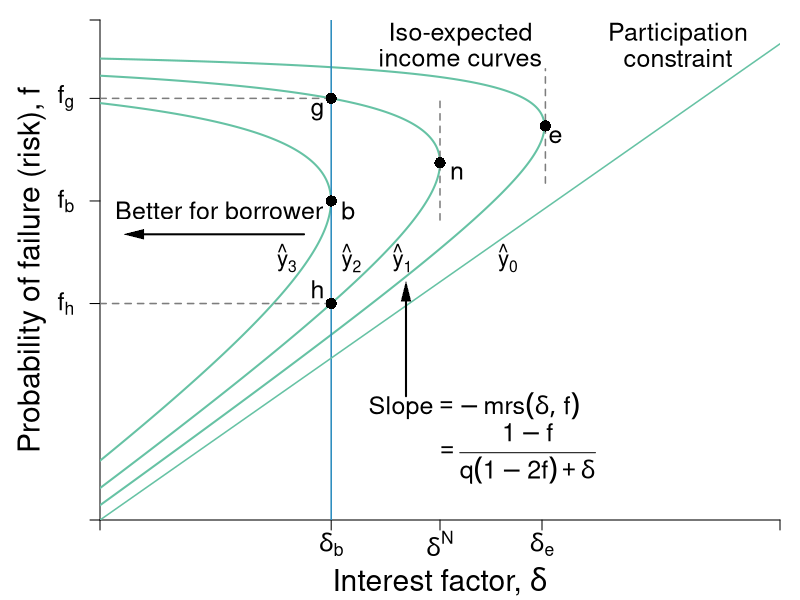

Here is the R script that generated this plot:
#Graph Designer: Simon Halliday
#Authors: Bowles, Foley and Halliday
#Title: Coordination, Conflict and Competition: A Text in Microeconomics

library(shape)
pdf(file = "credit/non_contractual_brf_part_a.pdf", width = 8, height = 6)

#Set parameters for graphics
axislabelsize <- 1.8
labelsize <- 1.5
namesize <- 1.8
annotatesize <- 1.5
graphlinewidth <- 2
segmentlinewidth <- 1.5

COL <- c("#7fc97f", "#beaed4", "#fdc086", "#ffff99", "#386cb0", "#f0027f", "#bf5b17", "#666666")
COLA <- c("#e0f3db", "#99d8c9","#66c2a4","#41ae76", "#238b45", "#005824")
COLB <- c("#c6dbef", "#4eb3d3", "#2b8cbe", "#0868ac","#084081")
grays <- gray.colors(25, start = 1, end = 0)

#Edited the margins to cater for the larger LHS labels
par(mar =  c(4, 5, 1, 1))

brfFn <- function(delta, mu = 1) {
  .5 + (delta / (2 * mu)) 
}

isoreturnFn <- function(delta, pi=0.125) {
  1 - (pi)/delta
}


yFn <- function(d1, f1, mu = 1){
  mu*f1*(1 - f1) - d1*(1 - f1)
}

ylow <- function(delta, mu = 1, ybar = 0.03){
  (-sqrt(delta^2 - 2*delta*mu + mu^2 - 4*mu*ybar) + delta + mu)/(2*mu)
}

yhigh <- function(delta, mu = 1, ybar = 0.03){
  (sqrt(delta^2 - 2*delta*mu + mu^2 - 4*mu*ybar) + delta + mu)/(2*mu)
}

xlims <- c(0, 1)
ylims <- c(0, 1.05)

npts <- 501 
d1 <- seq(xlims[1], xlims[2], length.out = npts)
f1 <- seq(ylims[1], ylims[2], length.out = npts) 
a <- c(0.03, 0.0625, 0.109)

plot(0, 0, xlim = xlims, ylim = ylims, type = "n",
     xlab = expression(paste("")),
     ylab = expression(paste("")), 
     xaxt = "n", 
     yaxt = "n", 
     cex.lab = axislabelsize, 
     bty = "n", 
     xaxs="i", 
     yaxs="i"
)


# ticksy <- seq(from = 0, to = ylims[2], by = 0.1)
# ylabels <- seq(from = 0, to = ylims[2], by = 0.1)
# ticksx <- seq(from = 0, to = xlims[2], by = 0.1)
# xlabels <- seq(from = 0, to = xlims[2], by = 0.1)
#ticksy <- c(ylims[1], 0.5, brfFn(delta = 0.34), brfFn(delta = 0.5), brfFn(delta = 0.65), yhigh(delta = 0.5), ylims[2])
#ticksy <- c(ylims[1], 0.5, brfFn(delta = 0.34), NA, brfFn(delta = 0.5), NA, NA, ylims[2])
ticksy <- c(ylims[1], NA, NA, ylow(delta = 0.34, ybar = 0.0625), brfFn(delta = 0.34), NA, yhigh(delta = 0.34, ybar = 0.0625), ylims[2])

ylabels <- c(NA, NA, NA, NA,NA,NA, NA, NA)
#ylabels <- c(NA, expression(paste(f == frac(1,2))), expression(paste(f^d)), expression(paste(f*(delta^L) )),  expression(paste(f*(delta^n) == frac(3,4))),expression(paste(f*(delta^H) )), expression(paste(f^e)), NA)
ticksx <- c(xlims[1], 0.34, 0.5, 0.65, xlims[2])
xlabels <- c(NA,  expression(paste(delta[b])), expression(paste(delta^N)), expression(paste(delta[e])), NA)

axis(1, at = ticksx, pos = 0, labels = xlabels, cex.axis = labelsize)
axis(2, at = ticksy, pos = 0, labels = ylabels, las = 1,cex.axis = labelsize)

#ylabels <- c(NA, expression(paste(f == frac(1,2))), expression(paste(f^d)), expression(paste(f*(delta^L) )),  expression(paste(f*(delta^n) == frac(3,4))),expression(paste(f*(delta^H) )), expression(paste(f^e)), NA)
#text(-0.08, 0.45, expression(paste(f == frac(1,2))), cex = labelsize, xpd =TRUE)

text(-0.05, ylow(delta = 0.34, ybar = 0.0625), expression(paste(f[h])), cex = labelsize, xpd =TRUE)
#text(-0.07, 0.665, expression(paste(f*(delta^L) )), cex = labelsize, xpd =TRUE)
#text(-0.105, 0.753, expression(paste(f*(delta^N) ==frac(3,4) )), cex = labelsize, xpd =TRUE)
#text(-0.07, 0.832, expression(paste(f*(delta^n))), cex = labelsize, xpd =TRUE)
#text(-0.07, 0.93, expression(paste(f*(delta^H) )), cex = labelsize, xpd =TRUE)
text(-0.05, brfFn(delta = 0.34), expression(paste(f[b])), cex = labelsize, xpd =TRUE)
text(-0.05, yhigh(delta = 0.34, ybar = 0.0625), expression(paste(f[g])), cex = labelsize, xpd =TRUE)
# y-labels with numeric values
# text(-0.0905, 0.48, expression(paste(frac(1,2) == f)), cex = labelsize, xpd =TRUE)
# text(-0.05, 0.58, expression(paste(0.57 == f^d)), cex = labelsize, xpd =TRUE)
# text(-0.07, 0.66, expression(paste(0.67 == f*(delta^L) )), cex = labelsize, xpd =TRUE)
# text(-0.105, 0.76, expression(paste(frac(3,4) == f*(delta^n))), cex = labelsize, xpd =TRUE)
# text(-0.07, 0.84, expression(paste(0.83 == f*(delta^n) )), cex = labelsize, xpd =TRUE)
# text(-0.07, 0.93, expression(paste(0.93 == f*(delta^H) )), cex = labelsize, xpd =TRUE)
# text(-0.05, 1.05, expression(paste(1.05f^e)), cex = labelsize, xpd =TRUE)


npts <- 503 
xx1 <- seq(xlims[1], xlims[2], length.out = npts)
xx2 <- seq(0, 1, length.out = npts)

#Draw the graphs
#lines(xx1, brfFn(xx1), col = COLA[4], lwd = graphlinewidth)

#Axis labels
mtext(expression(paste("Interest factor, ", delta)), side = 1, line = 3, cex = axislabelsize)
text(-0.1, 0.5*(ylims[2]), expression(paste("Probability of failure (risk), ", f)), xpd = TRUE, cex = axislabelsize, srt = 90) 

#Contour lines
contour(d1, f1,
        outer(d1, f1, yFn),
        drawlabels = FALSE,
        col = COLA[3],
        lwd = graphlinewidth,
        levels = a,
        xaxs="i",
        yaxs="i",
        add = TRUE)

segments(0.5, 0.63, 0.5, yhigh(delta = 0.5) - 0.05, lty = 2, col = grays[20] , lwd = segmentlinewidth)
segments(0, yhigh(delta = 0.34, ybar = 0.0625), 0.34, yhigh(delta = 0.34, ybar = 0.0625), lty = 2, col = grays[20] , lwd = segmentlinewidth)
segments(0, ylow(delta = 0.34, ybar = 0.0625), 0.34, ylow(delta = 0.34, ybar = 0.0625), lty = 2, col = grays[20] , lwd = segmentlinewidth)

segments(0.34, 0, 0.34, ylims[2], lty = 1, col = COLB[3], lwd = segmentlinewidth)
segments(0.655, brfFn(delta = 0.655) - 0.12, 0.655, brfFn(delta = 0.655) + 0.12, lty = 2, col = grays[20] , lwd = segmentlinewidth)

segments(0, 0, 1, 1, lty = 1, col = COLA[3] , lwd = segmentlinewidth)

# 
# segments(8, 0, 8,indiffA(x = 8)  , lty = 2, col = "gray" , lwd = segmentlinewidth)
# segments(0, indiffA(x = 8) , 8,indiffA(x = 8)  , lty = 2, col = "gray" , lwd = segmentlinewidth)

text(0.5+ 0.025, brfFn(delta = 0.5) - 0.02, expression(paste(n)), cex = labelsize)
points(0.5, brfFn(delta = 0.5), pch = 16, col = "black", cex = 1.5)
text(0.34+ 0.025, brfFn(delta = 0.34) - 0.02, expression(paste(b)), cex = labelsize)
points(0.34, brfFn(delta = 0.34), pch = 16, col = "black", cex = 1.5)
text(0.65 + 0.02, brfFn(delta = 0.65) - 0.02, expression(paste(e)), cex = labelsize)
points(0.655, brfFn(delta = 0.655), pch = 16, col = "black", cex = 1.5)

#Points g and h on the Nash iso-expected income
#but on the lower delta for delta[b]
text(0.34 - 0.02, ylow(delta = 0.34, ybar = 0.0625) + 0.03, expression(paste(h)), cex = labelsize)
points(0.34, ylow(delta = 0.34, ybar = 0.0625), pch = 16, col = "black", cex = 1.5)
text(0.34 - 0.02, yhigh(delta = 0.34, ybar = 0.0625) - 0.028, expression(paste(g)), cex = labelsize)
points(0.34, yhigh(delta = 0.34, ybar = 0.0625), pch = 16, col = "black", cex = 1.5)



text(0.53, 1.02, expression(paste("Iso-expected")), cex = labelsize)
text(0.53, 0.97, expression(paste("income curves")), cex = labelsize)
#text(0.3, 1.01, expression(paste(y[1] == y^L)), cex = labelsize)
#text(0.3, 0.88, expression(paste(y[2] == y^{NE})), cex = labelsize)
#text(0.2, 0.75, expression(paste(y[3] == y^H)), cex = labelsize)

text(0.6, 0.55, expression(paste(hat(y)[0])), cex = labelsize - 0.15)
text(0.445, 0.55, expression(paste(hat(y)[1])), cex = labelsize - 0.15)
text(0.37, 0.55, expression(paste(hat(y)[2])), cex = labelsize - 0.15)
text(0.275, 0.55, expression(paste(hat(y)[3])), cex = labelsize - 0.15)
text(0.55, 0.24, expression(paste("Slope", phantom() == -mrs(delta, f))), cex = labelsize)
text(0.61, 0.14, expression(paste(phantom() == frac(1 - f, q*(1 - 2*f) + delta))), cex = labelsize)
Arrows(0.45, 0.26, 0.45, 0.48, col = "black", lty = 1, lwd = 2, arr.type = "triangle", arr.lwd = 0.5)


#text(0.82, 0.6, expression(paste("More expected income")), cex = labelsize, xpd = TRUE)
text(0.175, 0.65, expression(paste("Better for borrower")), cex = labelsize,xpd = TRUE)
Arrows(0.3, 0.6, 0.05, 0.6, col = "black", lty = 1, lwd = 2, arr.type = "triangle", arr.lwd = 0.5)

text(0.85, 1.02, expression(paste("Participation")), cex = labelsize)
text(0.85, 0.97, expression(paste("constraint")), cex = labelsize)



#text(0.85, 0.68, expression(paste("A's Best Response")), cex = labelsize, xpd  = TRUE)
#text(0.85, 0.63, expression(paste("function")), cex = labelsize, xpd  = TRUE)
#text(0.86, 0.55, expression(paste("Slope ", phantom() == frac(1, 2*q))), cex = labelsize, xpd  = TRUE)
#Arrows(0.85, 0.73, 0.85, 0.89, col = "black", lty = 1, lwd = 2, arr.type = "triangle", arr.lwd = 0.5)

dev.off()
